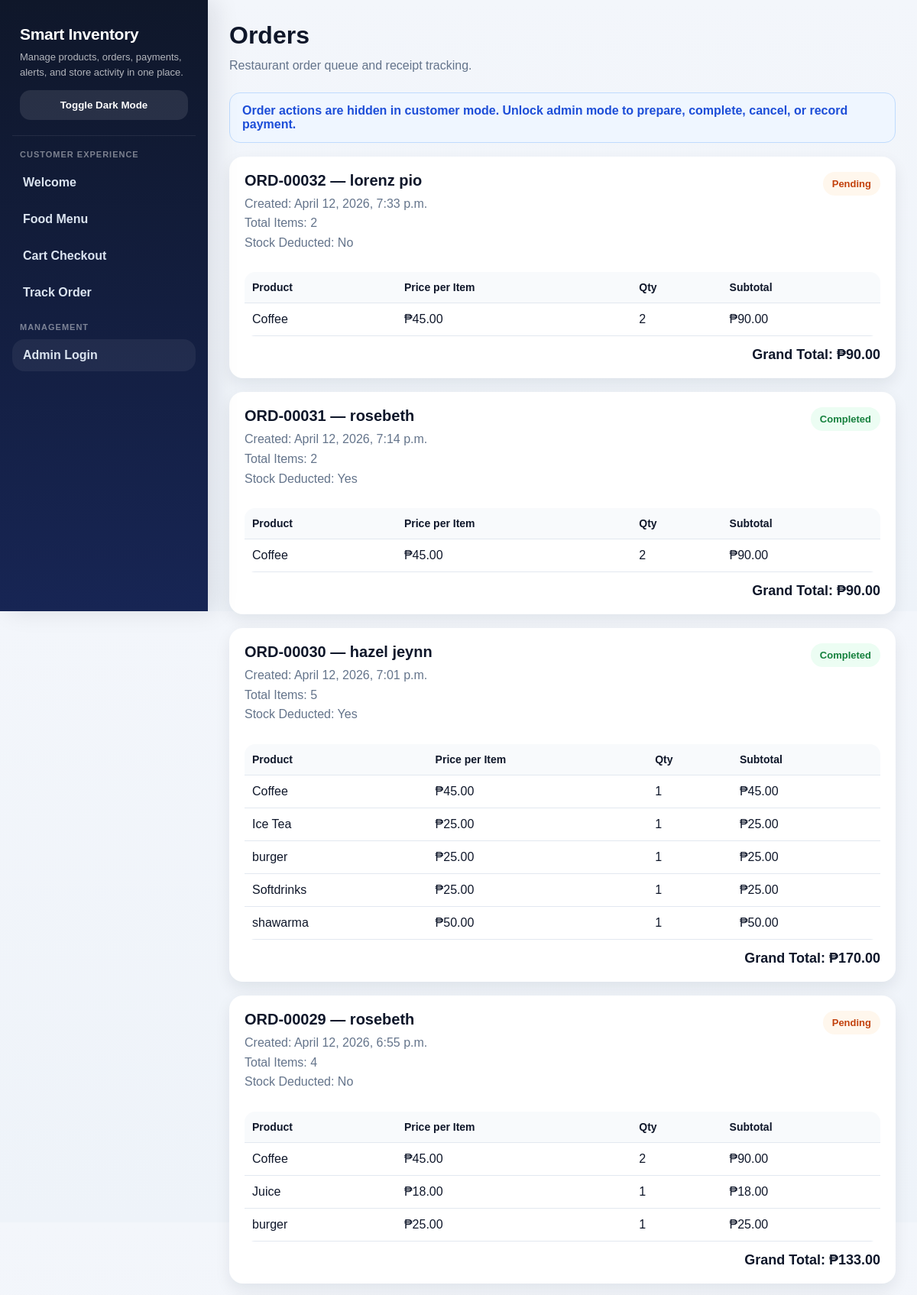
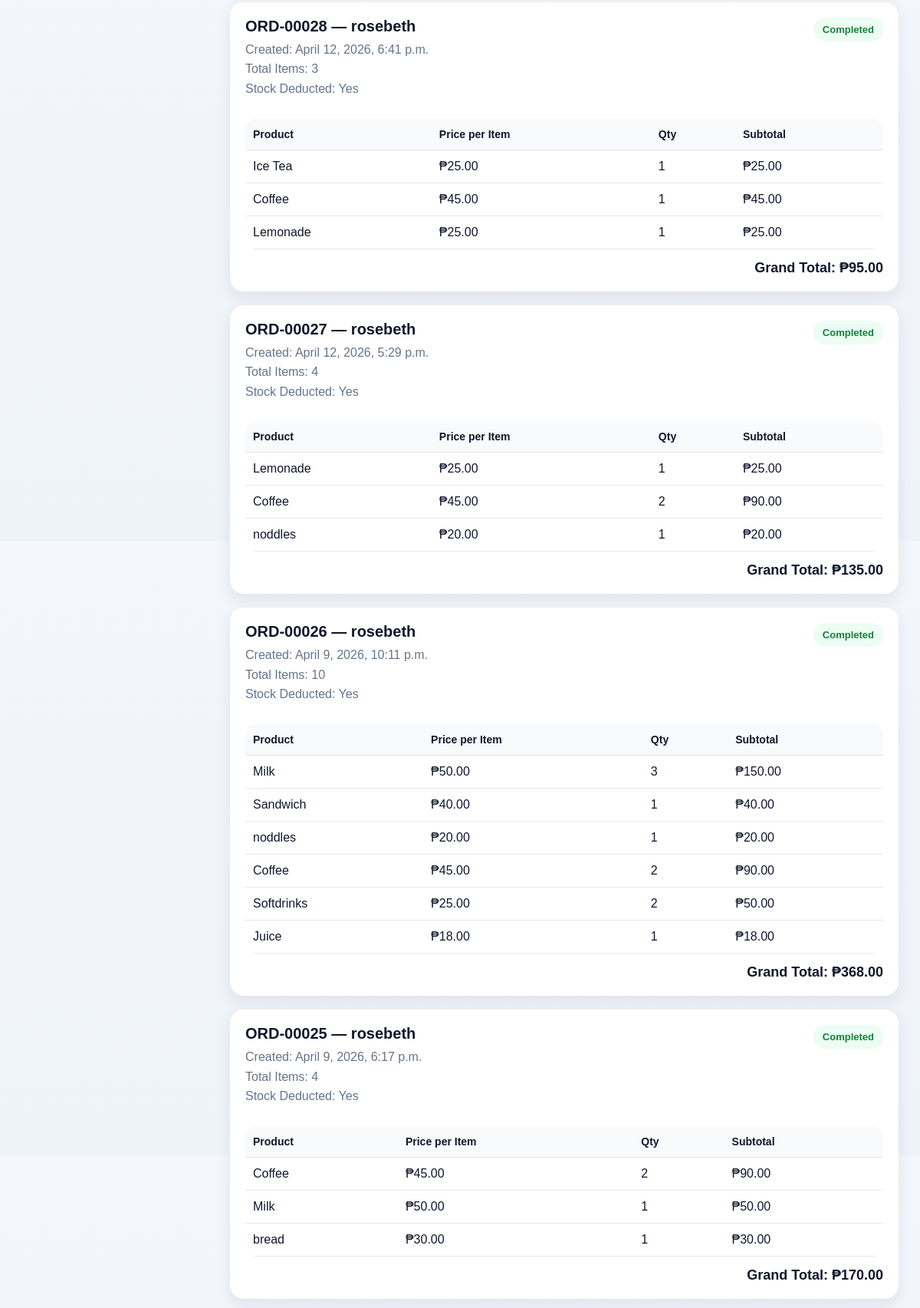
Screenshot of /orders/ (upper part) with the database file from the repository (2 pictures, top to bottom).
### store/models.py (models this page shows, shortened)
class Order(models.Model):
    STATUS_CHOICES = [
        ('PENDING', 'Pending'),
        ('PREPARING', 'Preparing'),
        ('COMPLETED', 'Completed'),
        ('CANCELLED', 'Cancelled'),
    ]
    customer_name = models.CharField(max_length=150)
    customer_email = models.EmailField(blank=True, default='')
    wants_email_updates = models.BooleanField(default=False)
    order_number = models.CharField(max_length=20, unique=True, blank=True)
    total_price = models.DecimalField(max_digits=10, decimal_places=2, default=Decimal('0.00'))
    status = models.CharField(max_length=20, choices=STATUS_CHOICES, default='PENDING')
    stock_deducted = models.BooleanField(default=False)
    created_at = models.DateTimeField(auto_now_add=True)
    @property
    def total_items(self):
        return sum(item.quantity for item in self.items.all())

class OrderItem(models.Model):
    order = models.ForeignKey(Order, on_delete=models.CASCADE, related_name='items')
    product = models.ForeignKey(Product, on_delete=models.CASCADE)
    quantity = models.IntegerField(default=1)
    unit_price = models.DecimalField(max_digits=10, decimal_places=2)
    subtotal = models.DecimalField(max_digits=10, decimal_places=2, default=Decimal('0.00'))

class Product(models.Model):
    name = models.CharField(max_length=150)
    category = models.CharField(max_length=100, blank=True)
    description = models.TextField(blank=True, default='')
    stock = models.IntegerField(default=0)
    reorder_level = models.IntegerField(default=5)
    price = models.DecimalField(max_digits=10, decimal_places=2)
    is_active = models.BooleanField(default=True)
    image = models.ImageField(upload_to='products/', blank=True, null=True)

### store/views.py (the view)
# urls.py: path('orders/', views.order_list, name='order_list'),
def order_list(request):
    orders = Order.objects.prefetch_related('items__product').order_by('-created_at')
    return render(request, 'store/orders.html', {
        'orders': orders,
        'is_admin_mode': is_store_admin(request),
    })

### store/views.py (called while the page is built)
def is_store_admin(request):
    return request.session.get('store_admin_unlocked', False)

### store/templates/store/orders.html (shortened to what this page needs)
{% extends 'store/base.html' %}
{% block content %}
<div class="page-header">
    <h1>Orders</h1>
    <p class="page-subtitle">Restaurant order queue and receipt tracking.</p>
</div>
{% if not is_admin_mode %}
    <div class="admin-note">
        Order actions are hidden in customer mode. Unlock admin mode to prepare, complete, cancel, or record payment.
    </div>
{% endif %}
{% for order in orders %}
    <div class="order-card">
        <div class="order-top">
            <div>
                <div class="order-title">{{ order.order_number }} — {{ order.customer_name }}</div>
                <div class="order-meta">
                    Created: {{ order.created_at|date:"F j, Y, g:i a" }}<br>
                    Total Items: {{ order.total_items }}<br>
                    Stock Deducted: {% if order.stock_deducted %}Yes{% else %}No{% endif %}
                </div>
            </div>
            <div>
                {% if order.status == 'PENDING' %}
                    <span class="status-chip pending">Pending</span>
                {% elif order.status == 'PREPARING' %}
                    <span class="status-chip preparing">Preparing</span>
                {% elif order.status == 'COMPLETED' %}
                    <span class="status-chip completed">Completed</span>
                {% elif order.status == 'CANCELLED' %}
                    <span class="status-chip cancelled">Cancelled</span>
                {% endif %}
            </div>
        </div>
        <div class="table-wrap">
            <table class="items-table">
                <tr>
                    <th>Product</th>
                    <th>Price per Item</th>
                    <th>Qty</th>
                    <th>Subtotal</th>
                </tr>
                {% for item in order.items.all %}
                    <tr>
                        <td>{{ item.product.name }}</td>
                        <td>₱{{ item.unit_price }}</td>
                        <td>{{ item.quantity }}</td>
                        <td>₱{{ item.subtotal }}</td>
                    </tr>
                {% endfor %}
            </table>
        </div>
        <div class="total-box">
            Grand Total: ₱{{ order.total_price }}
        </div>
    </div>
{% empty %}
    <div class="section">
        <p class="empty">No orders found.</p>
    </div>
{% endfor %}
{% endblock %}

### store/templates/store/base.html (style rules this page uses)
:root { --bg: #f3f6fb; --bg-soft: #eef3f9; --surface: #ffffff; --surface-soft: #f8fafc; --sidebar: #0f172a; --sidebar-2: #172554; --sidebar-text: #dbe4f0; --text: #0f172a; --muted: #64748b; --border: #e2e8f0; --primary: #2563eb; --primary-hover: #1d4ed8; --success: #16a34a; --danger: #dc2626; --warning: #f59e0b; --info: #2563eb; --shadow-sm: 0 6px 18px rgba(15, 23, 42, 0.06); --shadow-md: 0 10px 28px rgba(15, 23, 42, 0.10); --radius: 18px; --radius-sm: 12px; }
* { box-sizing: border-box; margin: 0; padding: 0; font-family: Arial, sans-serif; }
html { scroll-behavior: smooth; }
body { background: linear-gradient(180deg, var(--bg) 0%, var(--bg-soft) 100%); color: var(--text); transition: background 0.25s ease, color 0.25s ease; }
.table-wrap { overflow-x: auto; }
table { width: 100%; border-collapse: collapse; overflow: hidden; border-radius: 14px; }
table th, table td { padding: 14px 12px; border-bottom: 1px solid var(--border); text-align: left; vertical-align: middle; color: var(--text); }
table th { background: var(--surface-soft); font-size: 14px; font-weight: 800; }

### store/templates/store/orders.html (style rules this page uses)
.page-header { margin-bottom: 22px; }
.page-subtitle { color: #64748b; margin-top: 8px; line-height: 1.6; }
.admin-note { background: #eff6ff; color: #1d4ed8; border: 1px solid #bfdbfe; border-radius: 14px; padding: 14px 16px; margin-bottom: 18px; font-weight: 700; }
.order-card { background: white; border-radius: 18px; padding: 20px; box-shadow: 0 8px 20px rgba(15, 23, 42, 0.08); margin-bottom: 18px; }
.order-top { display: flex; justify-content: space-between; align-items: flex-start; gap: 14px; flex-wrap: wrap; margin-bottom: 14px; }
.order-title { font-size: 20px; font-weight: 800; color: #0f172a; }
.order-meta { color: #64748b; line-height: 1.6; margin-top: 6px; }
.status-chip { display: inline-block; padding: 8px 12px; border-radius: 999px; font-size: 13px; font-weight: 800; }
.status-chip.pending { background: #fff7ed; color: #c2410c; }
.status-chip.completed { background: #ecfdf3; color: #15803d; }
.items-table { width: 100%; border-collapse: collapse; margin-top: 12px; }
.items-table th, .items-table td { padding: 12px 10px; border-bottom: 1px solid #e2e8f0; text-align: left; }
.items-table th { background: #f8fafc; font-size: 14px; }
.total-box { margin-top: 14px; text-align: right; font-size: 18px; font-weight: 800; color: #0f172a; }

### rows the page displays
Order: order_number "ORD-00032", customer_name "lorenz pio", created_at "April 12, 2026, 7:33 p.m.", total_items "2", stock_deducted "No", status "Pending", total_price "90.00"
OrderItem: product.name "Coffee", unit_price "45.00", quantity "2", subtotal "90.00"
Order: order_number "ORD-00031", customer_name "rosebeth", created_at "April 12, 2026, 7:14 p.m.", total_items "2", stock_deducted "Yes", status "Completed", total_price "90.00"
OrderItem: product.name "Coffee", unit_price "45.00", quantity "2", subtotal "90.00"
Order: order_number "ORD-00030", customer_name "hazel jeynn", created_at "April 12, 2026, 7:01 p.m.", total_items "5", stock_deducted "Yes", status "Completed", total_price "170.00"
OrderItem: product.name "Coffee", unit_price "45.00", quantity "1", subtotal "45.00"
OrderItem: product.name "Ice Tea", unit_price "25.00", quantity "1", subtotal "25.00"
OrderItem: product.name "burger", unit_price "25.00", quantity "1", subtotal "25.00"
OrderItem: product.name "Softdrinks", unit_price "25.00", quantity "1", subtotal "25.00"
OrderItem: product.name "shawarma", unit_price "50.00", quantity "1", subtotal "50.00"
Order: order_number "ORD-00029", customer_name "rosebeth", created_at "April 12, 2026, 6:55 p.m.", total_items "4", stock_deducted "No", status "Pending", total_price "133.00"
OrderItem: product.name "Coffee", unit_price "45.00", quantity "2", subtotal "90.00"
OrderItem: product.name "Juice", unit_price "18.00", quantity "1", subtotal "18.00"
OrderItem: product.name "burger", unit_price "25.00", quantity "1", subtotal "25.00"
Order: order_number "ORD-00028", customer_name "rosebeth", created_at "April 12, 2026, 6:41 p.m.", total_items "3", stock_deducted "Yes", status "Completed", total_price "95.00"
OrderItem: product.name "Ice Tea", unit_price "25.00", quantity "1", subtotal "25.00"
OrderItem: product.name "Coffee", unit_price "45.00", quantity "1", subtotal "45.00"
OrderItem: product.name "Lemonade", unit_price "25.00", quantity "1", subtotal "25.00"
Order: order_number "ORD-00027", customer_name "rosebeth", created_at "April 12, 2026, 5:29 p.m.", total_items "4", stock_deducted "Yes", status "Completed", total_price "135.00"
OrderItem: product.name "Lemonade", unit_price "25.00", quantity "1", subtotal "25.00"
OrderItem: product.name "Coffee", unit_price "45.00", quantity "2", subtotal "90.00"
OrderItem: product.name "noddles", unit_price "20.00", quantity "1", subtotal "20.00"
Order: order_number "ORD-00026", customer_name "rosebeth", created_at "April 9, 2026, 10:11 p.m.", total_items "10", stock_deducted "Yes", status "Completed", total_price "368.00"
OrderItem: product.name "Milk", unit_price "50.00", quantity "3", subtotal "150.00"
OrderItem: product.name "Sandwich", unit_price "40.00", quantity "1", subtotal "40.00"
OrderItem: product.name "noddles", unit_price "20.00", quantity "1", subtotal "20.00"
OrderItem: product.name "Coffee", unit_price "45.00", quantity "2", subtotal "90.00"
OrderItem: product.name "Softdrinks", unit_price "25.00", quantity "2", subtotal "50.00"
OrderItem: product.name "Juice", unit_price "18.00", quantity "1", subtotal "18.00"
Order: order_number "ORD-00025", customer_name "rosebeth", created_at "April 9, 2026, 6:17 p.m.", total_items "4", stock_deducted "Yes", status "Completed", total_price "170.00"
OrderItem: product.name "Coffee", unit_price "45.00", quantity "2", subtotal "90.00"
OrderItem: product.name "Milk", unit_price "50.00", quantity "1", subtotal "50.00"
OrderItem: product.name "bread", unit_price "30.00", quantity "1", subtotal "30.00"
